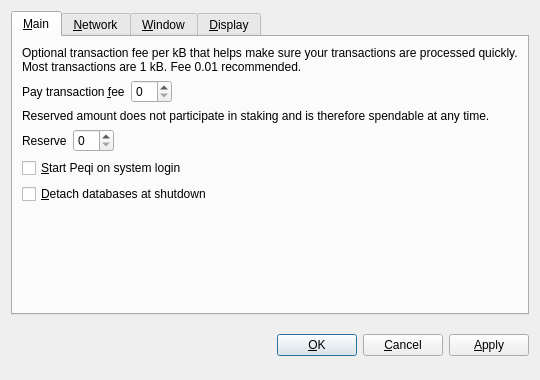
<?xml version="1.0" encoding="UTF-8"?>
<ui version="4.0">
 <class>OptionsDialog</class>
 <widget class="QDialog" name="OptionsDialog">
  <property name="geometry">
   <rect>
    <x>0</x>
    <y>0</y>
    <width>540</width>
    <height>380</height>
   </rect>
  </property>
  <property name="windowTitle">
   <string>Options</string>
  </property>
  <property name="modal">
   <bool>true</bool>
  </property>
  <layout class="QVBoxLayout" name="verticalLayout">
   <item>
    <widget class="QTabWidget" name="tabWidget">
     <property name="tabPosition">
      <enum>QTabWidget::North</enum>
     </property>
     <property name="currentIndex">
      <number>0</number>
     </property>
     <widget class="QWidget" name="tabMain">
      <attribute name="title">
       <string>&amp;Main</string>
      </attribute>
      <layout class="QVBoxLayout" name="verticalLayout_Main">
       <item>
        <widget class="QLabel" name="transactionFeeInfoLabel">
         <property name="text">
          <string>Optional transaction fee per kB that helps make sure your transactions are processed quickly. Most transactions are 1 kB. Fee 0.01 recommended.</string>
         </property>
         <property name="textFormat">
          <enum>Qt::PlainText</enum>
         </property>
         <property name="wordWrap">
          <bool>true</bool>
         </property>
        </widget>
       </item>
       <item>
        <layout class="QHBoxLayout" name="horizontalLayoutFee">
         <item>
          <widget class="QLabel" name="transactionFeeLabel">
           <property name="text">
            <string>Pay transaction &amp;fee</string>
           </property>
           <property name="textFormat">
            <enum>Qt::PlainText</enum>
           </property>
           <property name="buddy">
            <cstring>transactionFee</cstring>
           </property>
          </widget>
         </item>
         <item>
          <widget class="BitcoinAmountField" name="transactionFee"/>
         </item>
         <item>
          <spacer name="horizontalSpacerFee">
           <property name="orientation">
            <enum>Qt::Horizontal</enum>
           </property>
           <property name="sizeHint" stdset="0">
            <size>
             <width>40</width>
             <height>20</height>
            </size>
           </property>
          </spacer>
         </item>
        </layout>
       </item>
       <item>
        <widget class="QLabel" name="reserveBalanceInfoLabel">
         <property name="text">
          <string>Reserved amount does not participate in staking and is therefore spendable at any time.</string>
         </property>
         <property name="textFormat">
          <enum>Qt::PlainText</enum>
         </property>
         <property name="wordWrap">
          <bool>true</bool>
         </property>
        </widget>
       </item>
       <item>
        <layout class="QHBoxLayout" name="horizontalLayoutReserveBalance">
         <item>
          <widget class="QLabel" name="reserveBalanceLabel">
           <property name="text">
            <string>Reserve</string>
           </property>
           <property name="textFormat">
            <enum>Qt::PlainText</enum>
           </property>
           <property name="buddy">
            <cstring>reserveBalance</cstring>
           </property>
          </widget>
         </item>
         <item>
          <widget class="BitcoinAmountField" name="reserveBalance"/>
         </item>
         <item>
          <spacer name="horizontalSpacerReserveBalance">
           <property name="orientation">
            <enum>Qt::Horizontal</enum>
           </property>
           <property name="sizeHint" stdset="0">
            <size>
             <width>40</width>
             <height>20</height>
            </size>
           </property>
          </spacer>
         </item>
        </layout>
       </item>
       <item>
        <widget class="QCheckBox" name="bitcoinAtStartup">
         <property name="toolTip">
          <string>Automatically start Peqi after logging in to the system.</string>
         </property>
         <property name="text">
          <string>&amp;Start Peqi on system login</string>
         </property>
        </widget>
       </item>
       <item>
        <widget class="QCheckBox" name="detachDatabases">
         <property name="toolTip">
          <string>Detach block and address databases at shutdown. This means they can be moved to another data directory, but it slows down shutdown. The wallet is always detached.</string>
         </property>
         <property name="text">
          <string>&amp;Detach databases at shutdown</string>
         </property>
        </widget>
       </item>
       <item>
        <spacer name="verticalSpacer_Main">
         <property name="orientation">
          <enum>Qt::Vertical</enum>
         </property>
         <property name="sizeHint" stdset="0">
          <size>
           <width>20</width>
           <height>40</height>
          </size>
         </property>
        </spacer>
       </item>
      </layout>
     </widget>
     <widget class="QWidget" name="tabNetwork">
      <attribute name="title">
       <string>&amp;Network</string>
      </attribute>
      <layout class="QVBoxLayout" name="verticalLayout_Network">
       <item>
        <widget class="QCheckBox" name="mapPortUpnp">
         <property name="toolTip">
          <string>Automatically open the Peqi client port on the router. This only works when your router supports UPnP and it is enabled.</string>
         </property>
         <property name="text">
          <string>Map port using &amp;UPnP</string>
         </property>
        </widget>
       </item>
       <item>
        <widget class="QCheckBox" name="connectSocks">
         <property name="toolTip">
          <string>Connect to the Peqi network through a SOCKS proxy (e.g. when connecting through Tor).</string>
         </property>
         <property name="text">
          <string>&amp;Connect through SOCKS proxy:</string>
         </property>
        </widget>
       </item>
       <item>
        <layout class="QHBoxLayout" name="horizontalLayout_Network">
         <item>
          <widget class="QLabel" name="proxyIpLabel">
           <property name="text">
            <string>Proxy &amp;IP:</string>
           </property>
           <property name="textFormat">
            <enum>Qt::PlainText</enum>
           </property>
           <property name="buddy">
            <cstring>proxyIp</cstring>
           </property>
          </widget>
         </item>
         <item>
          <widget class="QValidatedLineEdit" name="proxyIp">
           <property name="maximumSize">
            <size>
             <width>140</width>
             <height>16777215</height>
            </size>
           </property>
           <property name="toolTip">
            <string>IP address of the proxy (e.g. 127.0.0.1)</string>
           </property>
          </widget>
         </item>
         <item>
          <widget class="QLabel" name="proxyPortLabel">
           <property name="text">
            <string>&amp;Port:</string>
           </property>
           <property name="textFormat">
            <enum>Qt::PlainText</enum>
           </property>
           <property name="buddy">
            <cstring>proxyPort</cstring>
           </property>
          </widget>
         </item>
         <item>
          <widget class="QLineEdit" name="proxyPort">
           <property name="maximumSize">
            <size>
             <width>55</width>
             <height>16777215</height>
            </size>
           </property>
           <property name="toolTip">
            <string>Port of the proxy (e.g. 9050)</string>
           </property>
          </widget>
         </item>
         <item>
          <widget class="QLabel" name="socksVersionLabel">
           <property name="text">
            <string>SOCKS &amp;Version:</string>
           </property>
           <property name="textFormat">
            <enum>Qt::PlainText</enum>
           </property>
           <property name="buddy">
            <cstring>socksVersion</cstring>
           </property>
          </widget>
         </item>
         <item>
          <widget class="QValueComboBox" name="socksVersion">
           <property name="toolTip">
            <string>SOCKS version of the proxy (e.g. 5)</string>
           </property>
          </widget>
         </item>
         <item>
          <spacer name="horizontalSpacer_Network">
           <property name="orientation">
            <enum>Qt::Horizontal</enum>
           </property>
           <property name="sizeHint" stdset="0">
            <size>
             <width>40</width>
             <height>20</height>
            </size>
           </property>
          </spacer>
         </item>
        </layout>
       </item>
       <item>
        <spacer name="verticalSpacer_Network">
         <property name="orientation">
          <enum>Qt::Vertical</enum>
         </property>
         <property name="sizeHint" stdset="0">
          <size>
           <width>20</width>
           <height>40</height>
          </size>
         </property>
        </spacer>
       </item>
      </layout>
     </widget>
     <widget class="QWidget" name="tabWindow">
      <attribute name="title">
       <string>&amp;Window</string>
      </attribute>
      <layout class="QVBoxLayout" name="verticalLayout_Window">
       <item>
        <widget class="QCheckBox" name="minimizeToTray">
         <property name="toolTip">
          <string>Show only a tray icon after minimizing the window.</string>
         </property>
         <property name="text">
          <string>&amp;Minimize to the tray instead of the taskbar</string>
         </property>
        </widget>
       </item>
       <item>
        <widget class="QCheckBox" name="minimizeOnClose">
         <property name="toolTip">
          <string>Minimize instead of exit the application when the window is closed. When this option is enabled, the application will be closed only after selecting Quit in the menu.</string>
         </property>
         <property name="text">
          <string>M&amp;inimize on close</string>
         </property>
        </widget>
       </item>
       <item>
        <spacer name="verticalSpacer_Window">
         <property name="orientation">
          <enum>Qt::Vertical</enum>
         </property>
         <property name="sizeHint" stdset="0">
          <size>
           <width>20</width>
           <height>40</height>
          </size>
         </property>
        </spacer>
       </item>
      </layout>
     </widget>
     <widget class="QWidget" name="tabDisplay">
      <attribute name="title">
       <string>&amp;Display</string>
      </attribute>
      <layout class="QVBoxLayout" name="verticalLayout_Display">
       <item>
        <layout class="QHBoxLayout" name="horizontalLayout_1_Display">
         <item>
          <widget class="QLabel" name="langLabel">
           <property name="text">
            <string>User Interface &amp;language:</string>
           </property>
           <property name="textFormat">
            <enum>Qt::PlainText</enum>
           </property>
           <property name="buddy">
            <cstring>lang</cstring>
           </property>
          </widget>
         </item>
         <item>
          <widget class="QValueComboBox" name="lang">
           <property name="toolTip">
            <string>The user interface language can be set here. This setting will take effect after restarting Peqi.</string>
           </property>
          </widget>
         </item>
        </layout>
       </item>
       <item>
        <layout class="QHBoxLayout" name="horizontalLayout_2_Display">
         <item>
          <widget class="QLabel" name="unitLabel">
           <property name="text">
            <string>&amp;Unit to show amounts in:</string>
           </property>
           <property name="textFormat">
            <enum>Qt::PlainText</enum>
           </property>
           <property name="buddy">
            <cstring>unit</cstring>
           </property>
          </widget>
         </item>
         <item>
          <widget class="QValueComboBox" name="unit">
           <property name="toolTip">
            <string>Choose the default subdivision unit to show in the interface and when sending coins.</string>
           </property>
          </widget>
         </item>
        </layout>
       </item>
       <item>
        <widget class="QCheckBox" name="displayAddresses">
         <property name="toolTip">
          <string>Whether to show Peqi addresses in the transaction list or not.</string>
         </property>
         <property name="text">
          <string>&amp;Display addresses in transaction list</string>
         </property>
        </widget>
       </item>
       <item>
        <widget class="QCheckBox" name="coinControlFeatures">
         <property name="toolTip">
          <string>Whether to show coin control features or not.</string>
         </property>
         <property name="text">
          <string>Display coin &amp;control features (experts only!)</string>
         </property>
        </widget>
       </item>
       <item>
        <spacer name="verticalSpacer_Display">
         <property name="orientation">
          <enum>Qt::Vertical</enum>
         </property>
         <property name="sizeHint" stdset="0">
          <size>
           <width>20</width>
           <height>40</height>
          </size>
         </property>
        </spacer>
       </item>
      </layout>
     </widget>
    </widget>
   </item>
   <item>
    <layout class="QHBoxLayout" name="horizontalLayout_Buttons">
     <item>
      <spacer name="horizontalSpacer_1">
       <property name="orientation">
        <enum>Qt::Horizontal</enum>
       </property>
       <property name="sizeHint" stdset="0">
        <size>
         <width>40</width>
         <height>48</height>
        </size>
       </property>
      </spacer>
     </item>
     <item>
      <widget class="QLabel" name="statusLabel">
       <property name="font">
        <font>
         <weight>75</weight>
         <bold>true</bold>
        </font>
       </property>
       <property name="text">
        <string/>
       </property>
       <property name="textFormat">
        <enum>Qt::PlainText</enum>
       </property>
       <property name="wordWrap">
        <bool>true</bool>
       </property>
      </widget>
     </item>
     <item>
      <spacer name="horizontalSpacer_2">
       <property name="orientation">
        <enum>Qt::Horizontal</enum>
       </property>
       <property name="sizeHint" stdset="0">
        <size>
         <width>40</width>
         <height>48</height>
        </size>
       </property>
      </spacer>
     </item>
     <item>
      <widget class="QPushButton" name="okButton">
       <property name="text">
        <string>&amp;OK</string>
       </property>
      </widget>
     </item>
     <item>
      <widget class="QPushButton" name="cancelButton">
       <property name="text">
        <string>&amp;Cancel</string>
       </property>
       <property name="autoDefault">
        <bool>false</bool>
       </property>
      </widget>
     </item>
     <item>
      <widget class="QPushButton" name="applyButton">
       <property name="text">
        <string>&amp;Apply</string>
       </property>
       <property name="autoDefault">
        <bool>false</bool>
       </property>
      </widget>
     </item>
    </layout>
   </item>
  </layout>
 </widget>
 <customwidgets>
  <customwidget>
   <class>BitcoinAmountField</class>
   <extends>QSpinBox</extends>
   <header>bitcoinamountfield.h</header>
  </customwidget>
  <customwidget>
   <class>QValueComboBox</class>
   <extends>QComboBox</extends>
   <header>qvaluecombobox.h</header>
  </customwidget>
  <customwidget>
   <class>QValidatedLineEdit</class>
   <extends>QLineEdit</extends>
   <header>qvalidatedlineedit.h</header>
  </customwidget>
 </customwidgets>
 <resources/>
 <connections/>
</ui>
